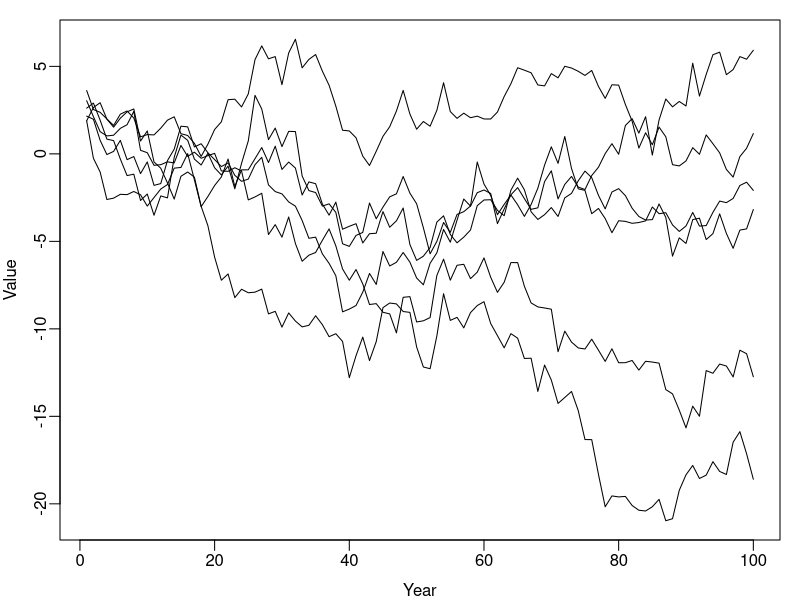

Write R code to recreate this figure.

setwd( "C:/Users/James.Thorson/Desktop/Project_git/2018_FSH556/Week 4 -- Multivariate models/Lecture" )
set.seed(2)

######################
# Check Cholesky method
######################

Rho = 0.2
Var = 0.7
np = 6
ni = 1e3

# Assemble variance
Cov = (Var-Rho)*diag(np) + Rho*matrix(1,nrow=np)%*%matrix(1,ncol=np)

# Calculate Cholesky (R uses an upper-triangle Cholesky, so I transpose it!)
L = t(chol(Cov))
L %*% t(L) # Check math

# Generate many draws
Delta_ip = matrix( rnorm(ni*np), ncol=np)

# Transform
Epsilon_ip = L %*% t(Delta_ip)
cov(t(Epsilon_ip))

######################
# Simulate data
######################

nt = 100
x0 = rnorm(np, mean=3, sd=sqrt(diag(Cov)))
alpha = 0.04

# Calculate Cholesky (R uses an upper-triangle Cholesky, so I transpose it!)
Lp = t(chol(Cov))

# Simulate predictors
x_tp = y_tp = matrix(NA, nrow=nt, ncol=np)
x_tp[1,] = x0
for( t in 2:nt ){
  #x_tp[t,] = x_tp[t-1,] + rmvnorm( 1, mean=rep(alpha,np), sigma=CovP )
  x_tp[t,] = x_tp[t-1,] + (Lp%*%rnorm(np, mean=alpha, sd=1))[,1]
}

png( file="simulation.png", width=8, height=5, res=200, units="in")
  par( mar=c(3,3,1,1), mgp=c(2,0.5,0), tck=-0.02 )
  matplot( x=1:nt, y=x_tp, type="l", lty="solid", col="black", ylab="Value", xlab="Year" )
dev.off()

#######################
#
#######################


